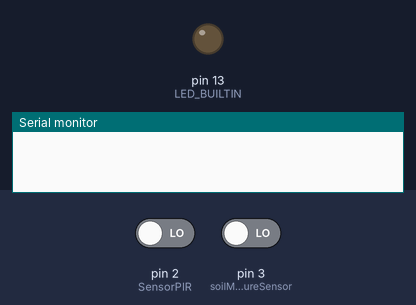
The sketch below on a simulated Arduino Uno, built with avr-gcc and run on an emulated ATmega328P. Parts: output pins drawn as LEDs (lit = HIGH), the last lines printed to the serial monitor. The inputs (shaded band) are chosen by the test bench; at power-on: pin 2 (SensorPIR) LOW, pin 3 (soilMoistureSensor) LOW.

Above: at 1.2 s.
1.3 s: pin 2 (SensorPIR) driven HIGH
At 2.1 s:
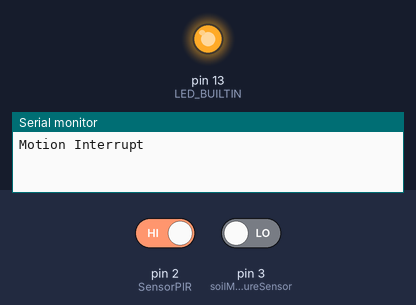
4.3 s: pin 2 (SensorPIR) driven LOW
At 5.6 s:
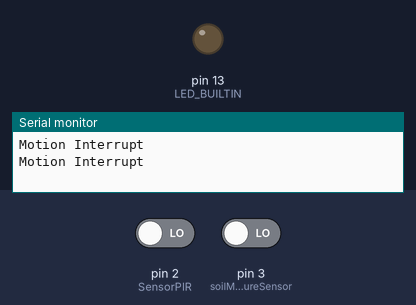
Timing chart, 0 to 7.3 s (numbered marks = the images above; inputs shaded):
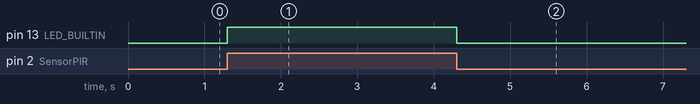

Measured:
- after the input at 1.3 s, pin 13 (LED_BUILTIN): LOW → HIGH at once
- after the input at 4.3 s, pin 13 (LED_BUILTIN): HIGH → LOW at once

The sketch:

PIR___Soil_Moisture_interrupts.ino
```cpp
// Documentation
// Name : Yohjit Chopra
// Roll No. 2110994798

int SensorPIR = 2;
const int soilMoistureSensor = 3;
bool curr_State = false;

void setup()
{
  Serial.begin(9600);
  pinMode(LED_BUILTIN, OUTPUT);
  pinMode(SensorPIR, INPUT);
  pinMode(soilMoistureSensor, INPUT);

  attachInterrupt(digitalPinToInterrupt(SensorPIR), swap, CHANGE);
  attachInterrupt(digitalPinToInterrupt(soilMoistureSensor), soil_moist, RISING);
}

void loop()
{
  delay(1000);
}

void swap()
{
  curr_State = !curr_State;
  digitalWrite(LED_BUILTIN, curr_State);
  Serial.println("Motion Interrupt");
}

void soil_moist()
{
  Serial.println("Soil Moisture Interrupt");
}
```
